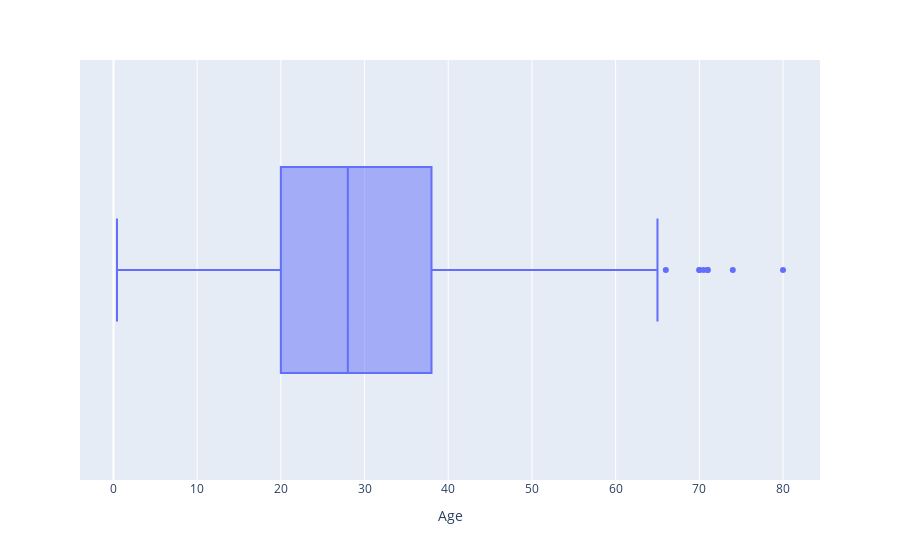

Notebook code cell kept with this figure:
### Code cell
px.box(titanic, 'Age')

### Figure 1 — Plotly figure (JSON) as saved in the notebook; plotly's stock layout.template omitted (floating-point values rounded to 4 significant figures; data arrays with more than 128 entries replaced by an {"elided": "..."} marker saying what was removed)
{"data": [{"alignmentgroup": "True", "hovertemplate": "Age=%{x}<extra></extra>", "legendgroup": "", "marker": {"color": "#636efa"}, "name": "", "notched": false, "offsetgroup": "", "orientation": "h", "showlegend": false, "type": "box", "x": {"elided": "891 float values"}, "x0": " ", "xaxis": "x", "y0": " ", "yaxis": "y"}], "layout": {"boxmode": "group", "legend": {"tracegroupgap": 0}, "margin": {"t": 60}, "xaxis": {"anchor": "y", "domain": [0, 1], "title": {"text": "Age"}}, "yaxis": {"anchor": "x", "domain": [0, 1]}}}
